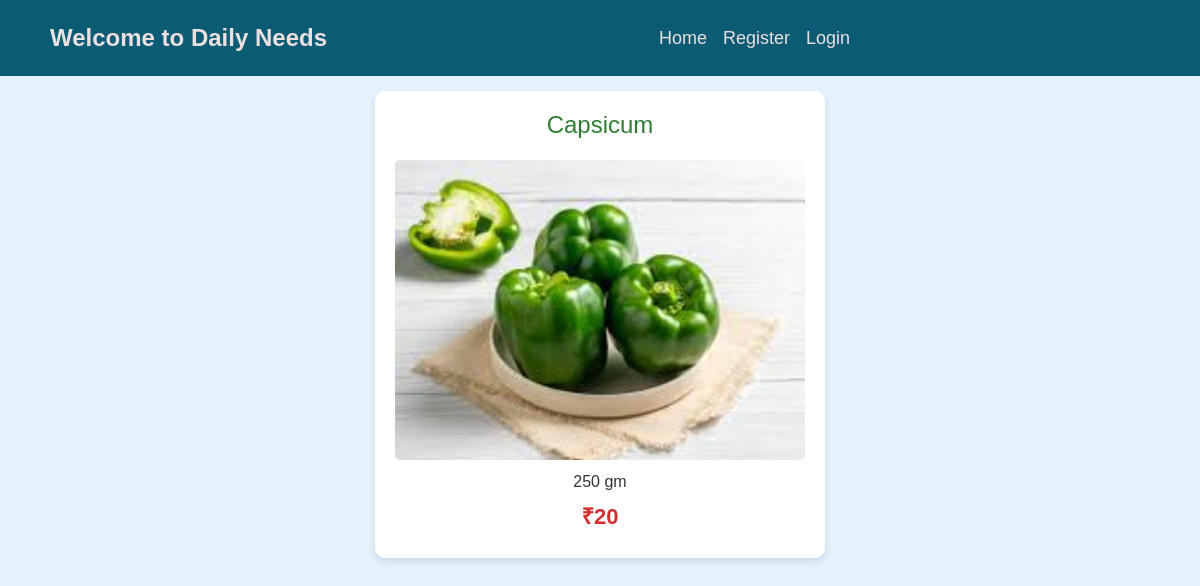
Screenshot of /viewproduct/83/ with the database file from the repository.
### home/models.py (models this page shows, shortened)
class Products(models.Model):
    name = models.CharField(max_length=200)
    price = models.CharField(max_length=20, default="0.00")  # Storing price as a string
    details = models.TextField()
    image = models.ImageField(upload_to="products/")
    ctry = models.ForeignKey(Category, on_delete=models.CASCADE)
    farmer = models.ForeignKey(User, on_delete=models.CASCADE)  # Link to user

### home/views.py (the view)
# urls.py: path('viewproduct/<int:p_id>/', viewproductfn, name='viewproduct'),
def viewproductfn(request,p_id):
    r=Products.objects.get(id=p_id)
    return render(request,'viewproduct.html',{'abc':r})

### home/templates/viewproduct.html (shortened to what this page needs)
{% extends 'base.html' %}
{% block content %}
<div class="product-container">
    <div class="product-box">
        <h1 class="product-title">{{ abc.name }}</h1>
        {% if abc.image %}
            <img src="/media/{{ abc.image }}" alt="Product Image" class="product-image">
        {% endif %}
        <p class="product-details">{{ abc.details }}</p>
        <h2 class="product-price">₹{{ abc.price }}</h2>
    </div>
</div>
{% endblock %}

### home/static/css/style.css (style rules this page uses)
body { font-family: Arial, sans-serif; background-color: #cfd2cf; text-align: center; padding: 15px; text-align: center; }

### home/static/css/register.css (style rules this page uses)
body { font-family: Arial, sans-serif; background-color: #e4e4e4; text-align: center; margin: 0; padding: 0; }

### home/templates/viewproduct.html (style rules this page uses)
.product-container { display: flex; flex-direction: column; align-items: center; text-align: center; min-height: 100vh; background-color: #e3f2fd; padding: 15px; }
.product-box { width: 100%; max-width: 450px; background: white; padding: 20px; border-radius: 10px; box-shadow: 0 4px 8px rgba(0,0,0,0.1); }
.product-title { color: #2e7d32; margin-bottom: 10px; font-size: 24px; }
.product-image { width: 100%; max-height: 300px; object-fit: cover; border-radius: 5px; margin: 10px 0; }
.product-details { font-size: 16px; color: #333; margin-bottom: 10px; }
.product-price { font-size: 22px; font-weight: bold; color: #d32f2f; margin-top: 5px; }

### rows the page displays
Products: name "Capsicum", image (picture), details "250 gm", price "20"
